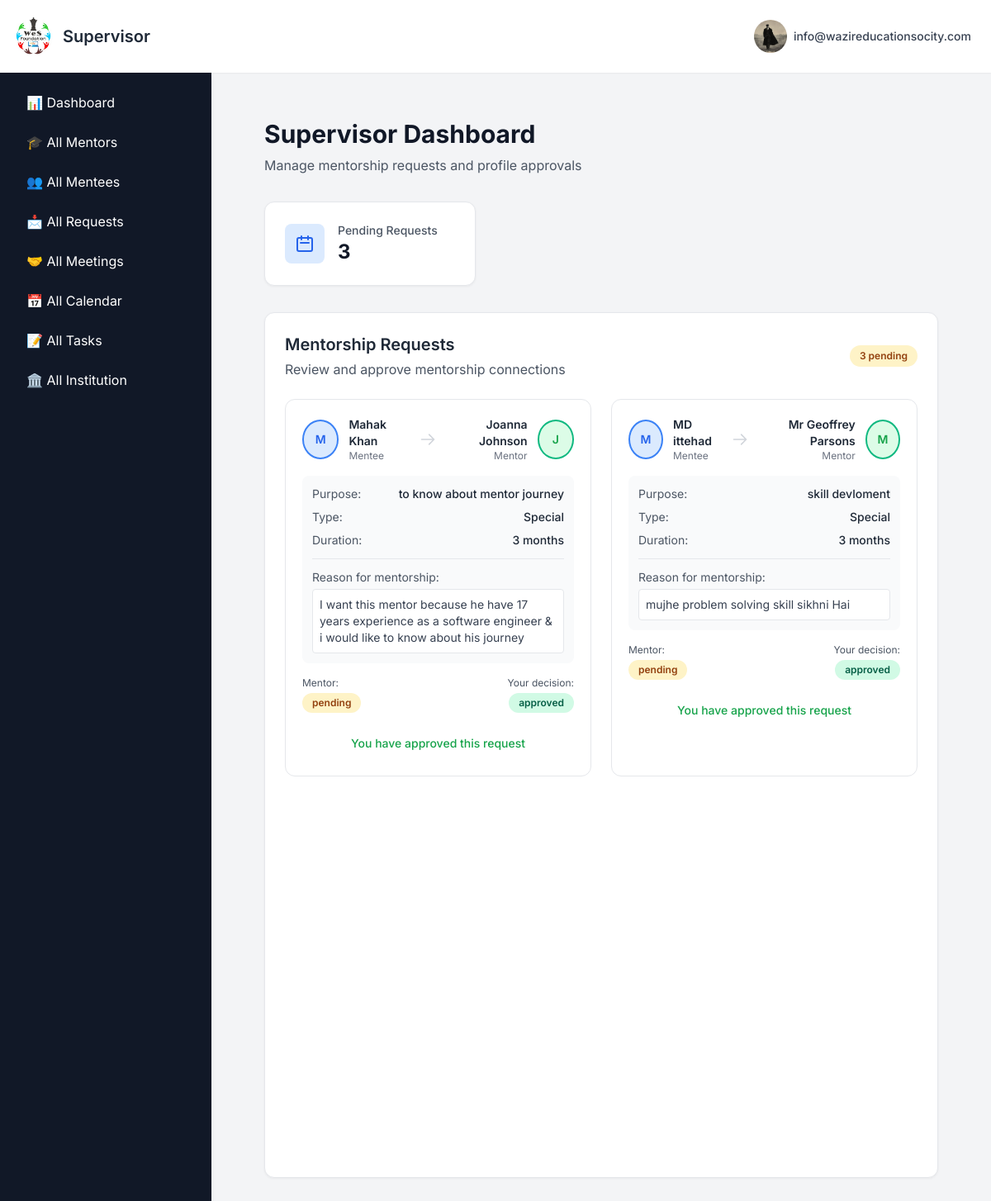
Before: /requests (signed in) with the older database file.
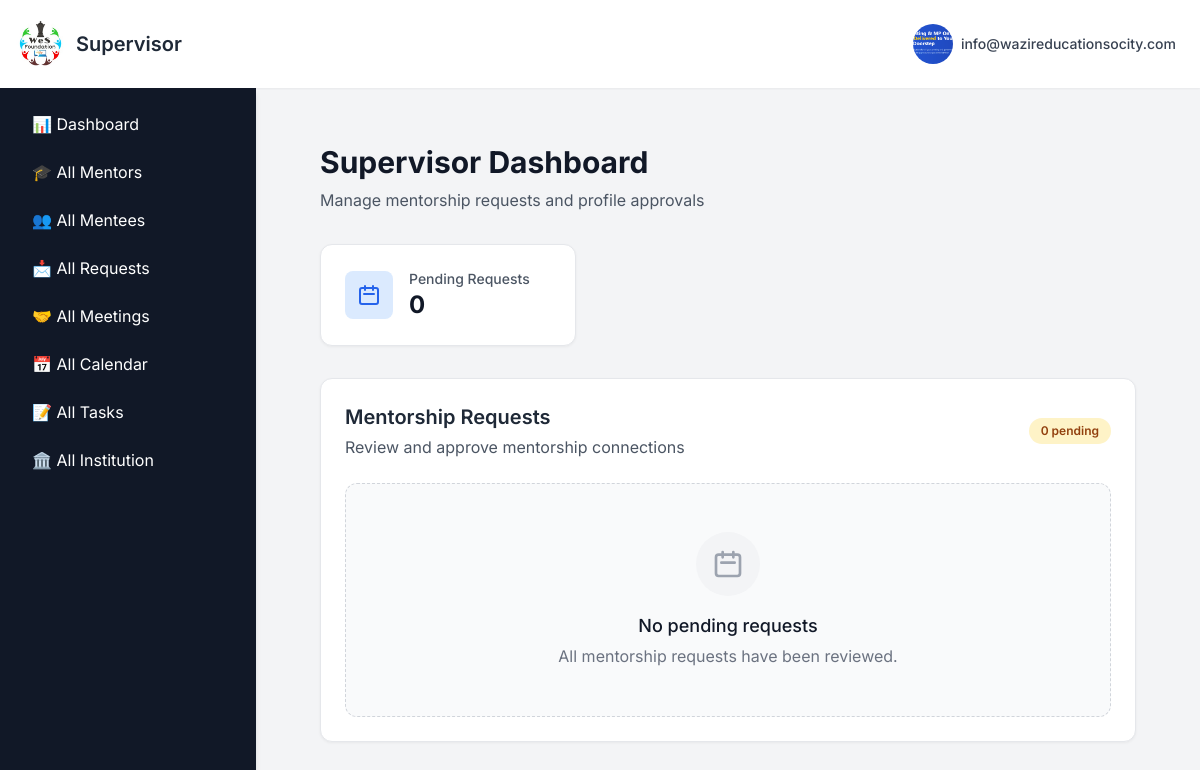
After: the same page with the newer database file.
### app.py (models this page shows, shortened)
class SupervisorProfile(db.Model):
    __tablename__ = "supervisor_profile"
    id = db.Column(db.Integer, primary_key=True)
    user_id = db.Column(db.Integer, db.ForeignKey("signup_details.id"), nullable=False, unique=True)
    organisation = db.Column(db.String(150))
    whatsapp = db.Column(db.String(20))
    location = db.Column(db.String(100))
    role = db.Column(db.String(100))
    additional_info = db.Column(db.Text)
    profile_picture = db.Column(db.String(100))
    user = db.relationship("User", backref="supervisor_profile", uselist=False)

class User(db.Model):
    __tablename__ = "signup_details"
    id = db.Column(db.Integer, primary_key=True)
    name = db.Column(db.String(100), nullable=False)
    email = db.Column(db.String(100), unique=True, nullable=False)
    password = db.Column(db.String(200), nullable=False)   # length thoda bada
    user_type = db.Column(db.String(10), nullable=False)
    institution = db.Column(db.String(150), nullable=True)
    institution_id = db.Column(db.Integer, db.ForeignKey("institutions.id"), nullable=True)
    mentor_profile = db.relationship("MentorProfile", backref="user", uselist=False)
    institution_ref = db.relationship("Institution", backref="users", foreign_keys="User.institution_id")

class MentorshipRequest(db.Model):
    __tablename__ = "mentorship_requests"
    id = db.Column(db.Integer, primary_key=True)
    mentee_id = db.Column(db.Integer, db.ForeignKey("signup_details.id"), nullable=False)
    mentor_id = db.Column(db.Integer, db.ForeignKey("signup_details.id"), nullable=False)
    purpose = db.Column(db.String(1000))  # career guidance / interview prep / skill development / others
    mentor_type = db.Column(db.String(20))   # anchor / special
    term = db.Column(db.String(20))          # short / long
    duration_months = db.Column(db.Integer)  # auto set depending on rules
    why_need_mentor = db.Column(db.Text, nullable=False)
    mentor_status = db.Column(db.String(20), default="pending") # 'pending', 'accepted', 'rejected'
    supervisor_status = db.Column(db.String(20), default="pending") # 'pending', 'approved', 'rejected'
    final_status = db.Column(db.String(20), default="pending") # 'pending', 'approved', 'rejected'
    created_at = db.Column(db.DateTime, default=datetime.utcnow)
    mentee = db.relationship("User", foreign_keys=[mentee_id], backref="sent_requests")
    mentor = db.relationship("User", foreign_keys=[mentor_id], backref="received_requests")

### app.py (the view)
@app.route("/requests")
def view_requests():
    if "email" not in session or session.get("user_type") != "0":
        return redirect(url_for("signin"))
    pending_mentorship_requests = MentorshipRequest.query.filter(
        (MentorshipRequest.supervisor_status == "pending") |
        (MentorshipRequest.mentor_status == "pending")
    ).all()
    mentor_requests = MentorProfile.query.filter_by(status="pending").all()
    mentee_requests = MenteeProfile.query.filter_by(status="pending").all()
    return render_template(
        "supervisor/supervisor_request.html",
        all_requests=pending_mentorship_requests,
        mentor_requests=mentor_requests,
        mentee_requests=mentee_requests,
        active_section="requests",
        show_sidebar=True
    )

### templates/supervisor/supervisor_request.html (shortened to what this page needs)
{% extends "base2.html" %}
{% block user %}Supervisor{% endblock %}
{% block content %}
<main class="max-w-7xl mx-auto px-4 sm:px-6 lg:px-8 py-6">
<div class="mb-8">
  <h1 class="text-3xl font-bold text-gray-900">Supervisor Dashboard</h1>
  <p class="text-gray-600 mt-2">Manage mentorship requests and profile approvals</p>
</div>
<div class="grid grid-cols-1 md:grid-cols-3 gap-6 mb-8">
  <div class="section-card p-6">
    <div class="flex items-center">
      <div class="p-3 bg-blue-100 rounded-lg mr-4">
        <svg class="w-6 h-6 text-blue-600" fill="none" stroke="currentColor" viewBox="0 0 24 24">
          <path stroke-linecap="round" stroke-linejoin="round" stroke-width="2" d="M8 7V3m8 4V3m-9 8h10M5 21h14a2 2 0 002-2V7a2 2 0 00-2-2H5a2 2 0 00-2 2v12a2 2 0 002 2z"/>
        </svg>
      </div>
      <div>
        <p class="text-sm font-medium text-gray-600">Pending Requests</p>
        <p class="text-2xl font-bold text-gray-900">{{ all_requests|length if all_requests else 0 }}</p>
      </div>
    </div>
  </div>
</div>
<section class="section-card p-6 mb-8">
  <div class="flex flex-col sm:flex-row justify-between items-start sm:items-center mb-6">
    <div>
      <h2 class="text-xl font-semibold text-gray-800">Mentorship Requests</h2>
      <p class="text-gray-600 mt-1">Review and approve mentorship connections</p>
    </div>
    <span class="status-badge status-pending mt-2 sm:mt-0">
      {{ all_requests|length if all_requests else 0 }} pending
    </span>
  </div>
  {% if all_requests and all_requests|length > 0 %}
  <div class="grid grid-cols-1 lg:grid-cols-2 xl:grid-cols-3 gap-6">
    {% for request in all_requests %}
    <div class="request-card bg-white rounded-xl p-5">
      <div class="flex items-center justify-between mb-4">
        <div class="flex items-center gap-3">
          {% if request.mentee.mentee_profile and request.mentee.mentee_profile.profile_picture %}
          <img src="{{ url_for('static', filename='uploads/' ~ request.mentee.mentee_profile.profile_picture) }}"
               alt="{{ request.mentee.name }}"
               class="user-avatar mentee-avatar">
          {% else %}
          <div class="user-avatar mentee-avatar bg-blue-100 flex items-center justify-center text-blue-600">
            <span class="text-sm font-semibold">{{ request.mentee.name[0] }}</span>
          </div>
          {% endif %}
          <div>
            <p class="font-semibold text-gray-800 text-sm">{{ request.mentee.name }}</p>
            <p class="text-xs text-gray-500">Mentee</p>
          </div>
        </div>
        <div class="mx-2 text-gray-300">
          <svg class="w-5 h-5" fill="none" stroke="currentColor" viewBox="0 0 24 24">
            <path stroke-linecap="round" stroke-linejoin="round" stroke-width="2" d="M14 5l7 7m0 0l-7 7m7-7H3"/>
          </svg>
        </div>
        <div class="flex items-center gap-3">
          <div class="text-right">
            <p class="font-semibold text-gray-800 text-sm">{{ request.mentor.name }}</p>
            <p class="text-xs text-gray-500">Mentor</p>
          </div>
          {% if request.mentor.mentor_profile and request.mentor.mentor_profile.profile_picture %}
          <img src="{{ url_for('static', filename='uploads/' ~ request.mentor.mentor_profile.profile_picture) }}"
               alt="{{ request.mentor.name }}"
               class="user-avatar mentor-avatar">
          {% else %}
          <div class="user-avatar mentor-avatar bg-green-100 flex items-center justify-center text-green-600">
            <span class="text-sm font-semibold">{{ request.mentor.name[0] }}</span>
          </div>
          {% endif %}
        </div>
      </div>
      <div class="mb-4 p-3 bg-gray-50 rounded-lg">
        <div class="space-y-2 text-sm">
          <div class="flex justify-between">
            <span class="text-gray-600">Purpose:</span>
            <span class="font-medium text-gray-800 text-right">{{ request.purpose }}</span>
          </div>
          <div class="flex justify-between">
            <span class="text-gray-600">Type:</span>
            <span class="font-medium text-gray-800">{{ request.mentor_type|title }}</span>
          </div>
          <div class="flex justify-between">
            <span class="text-gray-600">Duration:</span>
            <span class="font-medium text-gray-800">{{ request.duration_months }} months</span>
          </div>
        </div>
        {% if request.why_need_mentor %}
        <div class="mt-3 pt-3 border-t border-gray-200">
          <span class="text-gray-600 text-sm block mb-1">Reason for mentorship:</span>
          <p class="text-gray-700 text-sm bg-white p-2 rounded border">{{ request.why_need_mentor }}</p>
        </div>
        {% endif %}
      </div>
      <div class="flex justify-between items-center mb-4">
        <div class="flex flex-col gap-1">
          <span class="text-xs text-gray-600">Mentor:</span>
          <span class="status-badge {% if request.mentor_status == 'accepted' %}status-approved{% elif request.mentor_status == 'rejected' %}status-rejected{% else %}status-pending{% endif %} text-xs">
            {{ request.mentor_status }}
          </span>
        </div>
        <div class="flex flex-col gap-1 items-end">
          <span class="text-xs text-gray-600">Your decision:</span>
          <span class="status-badge {% if request.supervisor_status == 'approved' %}status-approved{% elif request.supervisor_status == 'rejected' %}status-rejected{% else %}status-pending{% endif %} text-xs">
            {{ request.supervisor_status }}
          </span>
        </div>
      </div>
      {% if request.supervisor_status == 'pending' %}
      <div class="flex gap-2">
        <form action="{{ url_for('supervisor_response') }}" method="POST" class="flex-1">
          <input type="hidden" name="request_id" value="{{ request.id }}">
          <input type="hidden" name="action" value="approve">
          <button type="submit" class="w-full px-4 py-2 bg-green-600 text-white text-sm font-medium rounded-lg hover:bg-green-700 transition duration-200 flex items-center justify-center gap-2">
            <svg class="w-4 h-4" fill="none" stroke="currentColor" viewBox="0 0 24 24">
              <path stroke-linecap="round" stroke-linejoin="round" stroke-width="2" d="M5 13l4 4L19 7"/>
            </svg>
            Approve
          </button>
        </form>
        <form action="{{ url_for('supervisor_response') }}" method="POST" class="flex-1">
          <input type="hidden" name="request_id" value="{{ request.id }}">
          <input type="hidden" name="action" value="reject">
          <button type="submit" class="w-full px-4 py-2 bg-red-600 text-white text-sm font-medium rounded-lg hover:bg-red-700 transition duration-200 flex items-center justify-center gap-2">
            <svg class="w-4 h-4" fill="none" stroke="currentColor" viewBox="0 0 24 24">
              <path stroke-linecap="round" stroke-linejoin="round" stroke-width="2" d="M6 18L18 6M6 6l12 12"/>
            </svg>
            Reject
          </button>
        </form>
      </div>
      {% else %}
      <div class="text-center py-2">
        <span class="text-sm font-medium {% if request.supervisor_status == 'approved' %}text-green-600{% else %}text-red-600{% endif %}">
          You have {{ request.supervisor_status }} this request
        </span>
      </div>
      {% endif %}
    </div>
    {% endfor %}
  </div>
  {% else %}
  <div class="empty-state text-center py-12">
    <div class="mx-auto w-16 h-16 rounded-full bg-gray-100 flex items-center justify-center mb-4">
      <svg xmlns="http://www.w3.org/2000/svg" class="h-8 w-8 text-gray-400" fill="none" viewBox="0 0 24 24" stroke="currentColor">
        <path stroke-linecap="round" stroke-linejoin="round" stroke-width="2" d="M8 7V3m8 4V3m-9 8h10M5 21h14a2 2 0 002-2V7a2 2 0 00-2-2H5a2 2 0 00-2 2v12a2 2 0 002 2z" />
      </svg>
    </div>
    <h3 class="text-lg font-medium text-gray-900 mb-1">No pending requests</h3>
    <p class="text-gray-500">All mentorship requests have been reviewed.</p>
  </div>
  {% endif %}
</section>
</main>
{% endblock %}

### templates/base2.html (shortened to what this page needs)
<!DOCTYPE html>
<html lang="en">
<head>
    <script src="https://cdn.tailwindcss.com"></script>
    <link href='https://cdn.jsdelivr.net/npm/fullcalendar@5.11.3/main.min.css' rel='stylesheet' />
</head>
<body class="flex flex-col h-screen overflow-hidden">
    <nav class="bg-white shadow-sm p-4 flex justify-between items-center z-10">
        <div class="flex items-center space-x-2">
            <a href="
            {% if session.get('user_type') == '0' %}
                {{ url_for('supervisordashboard') }}
            {% elif session.get('user_type') == '1' %}
                {{ url_for('mentordashboard') }}
            {% elif session.get('user_type') == '2' %}
                {{ url_for('menteedashboard') }}
            {% elif session.get('user_type') == '3' %}
                {{ url_for('institutiondashboard') }}
            {% else %}
                {{ url_for('home') }}
            {% endif %}
            " class="flex items-center">
                <img src="{{ url_for('static', filename='img/logo.jpg') }}" alt="LOGO" class="h-12 w-12 rounded-full mr-3">
                <span class="text-xl font-semibold text-gray-800">{% block user %}{% endblock %}</span>
            </a>
        </div>
        <div class="relative">
            <button id="profile-dropdown-btn" class="group flex items-center space-x-2 p-2 rounded-full hover:bg-gray-600 hover:text-white transition-colors duration-200 focus:outline-none focus:ring focus:ring-blue-300">
                <div class="top-right-profile">
                    {% if current_user_profile_pic and current_user_profile_pic != 'default.png' %}
                        <img src="{{ url_for('static', filename='uploads/' + current_user_profile_pic) }}"
                             alt="Profile Picture" class="w-10 h-10 rounded-full object-cover">
                    {% else %}
                        <img src="{{ url_for('static', filename='uploads/default.png') }}"
                             alt="Profile Picture" class="w-10 h-10 rounded-full object-cover">
                    {% endif %}
                </div>
                <span class="text-sm font-medium text-gray-700 group-hover:text-white hidden sm:block">{{ session.get('email') }}</span>
            </button>
        </div>
    </nav>
    <div class="flex flex-1 overflow-hidden">
        {% if show_sidebar %}
            <aside id="sidebar"
                   class="fixed inset-y-0 left-0 w-64 bg-gray-900 shadow-md p-4 space-y-2 overflow-y-auto
                          transform -translate-x-full transition-transform duration-200 ease-in-out
                          md:relative md:translate-x-0 z-20">
                {% if session.get('user_type') == '0' %}
                    <a href="{{ url_for('supervisordashboard')}}"
                       class="block px-4 py-2 text-white hover:bg-gray-600 rounded-md">
                       📊 Dashboard
                    </a>
                    <a href="{{ url_for('supervisor_find_mentor')}}"
                       class="block px-4 py-2 text-white hover:bg-gray-600 rounded-md">
                       🎓 All Mentors
                    </a>
                    <a href="{{ url_for('supervisor_find_mentee')}}"
                       class="block px-4 py-2 text-white hover:bg-gray-600 rounded-md">
                       👥 All Mentees
                    </a>
                    <a href="{{ url_for('view_requests')}}"
                       class="block px-4 py-2 text-white hover:bg-gray-600 rounded-md">
                       📩 All Requests
                    </a>
                    <a href="{{ url_for('supervisor_meeting_details')}}"
                       class="block px-4 py-2 text-white hover:bg-gray-600 rounded-md">
                        🤝 All Meetings
                    </a>
                    <a href="{{ url_for('supervisor_calendar')}}"
                       class="block px-4 py-2 text-white hover:bg-gray-600 rounded-md">
                        📅 All Calendar
                    </a>
                    <a href="{{ url_for('supervisor_tasks')}}"
                       class="block px-4 py-2 text-white hover:bg-gray-600 rounded-md">
                        📝 All Tasks
                    </a>
                    <a href="{{ url_for('institution')}}"
                       class="block px-4 py-2 text-white hover:bg-gray-600 rounded-md">
                        🏛️ All Institution
                    </a>
                {% endif %}
            </aside>
        {% endif %}
        <main class="flex-1 p-8 overflow-y-auto pb-40">
            {% block content %}{% endblock %}
        </main>
    </div>
</body>
</html>

Changed rows visible on the page:
removed MentorshipRequest: mentee "M", mentee.name "Mahak Khan", mentor.name "Joanna Johnson", mentor "J", purpose "to know about mentor journey", mentor_type "Special", duration_months "3", why_need_mentor "I want this mentor because he have 17 years experience as a software engineer & i would like to know about his journey", mentor_status "pending", supervisor_status "approved"
removed MentorshipRequest: mentee "M", mentee.name "MD ittehad", mentor.name "Mr Geoffrey Parsons", mentor "M", purpose "skill devloment", mentor_type "Special", duration_months "3", why_need_mentor "mujhe problem solving skill sikhni Hai", mentor_status "pending", supervisor_status "approved"
changed SupervisorProfile: profile_picture: a different picture
Other visible differences:
{{ all_requests|length if all_requests else 0 }}: "3" → "0"
text now shown: "No pending requests All mentorship requests have been reviewed."
